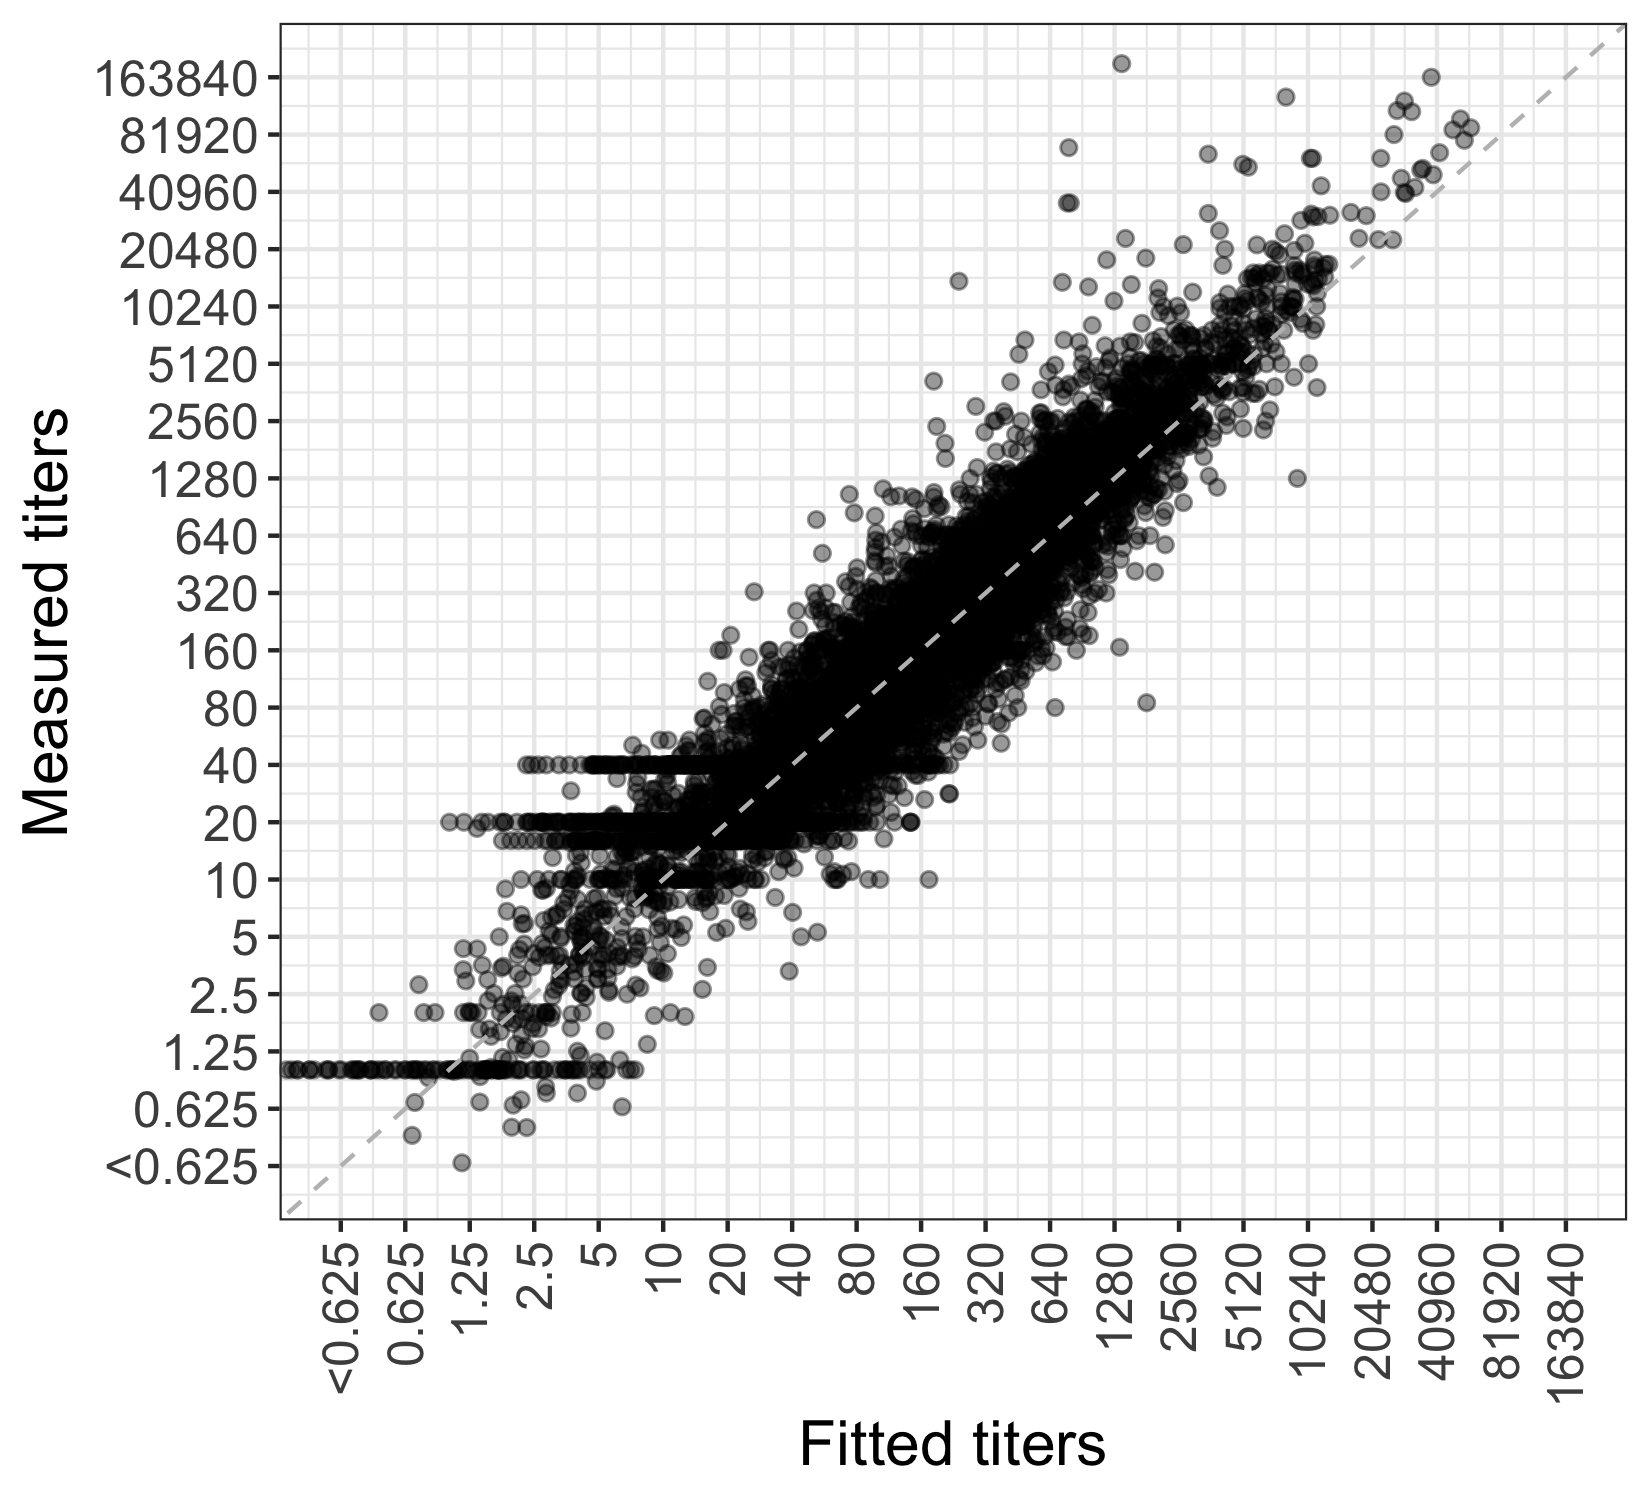

The R source for this figure:

rm(list = ls())
library(Racmacs)
library(tidyverse)

source('code/functions/map_longinfo.R')
source('code/functions/diagnostics.R')
source('code/functions/imputation.R')
source('code/plotting/scales.R')

# Load the data
map <- read.acmap('data/merged_map/maps/merged_duplicated_antigens_only.ace')

residual_data <- residualErrorTable(map)

# Add antigen and sera info
residual_data %>% 
  left_join(long_ag_info(map), by = 'ag_num') %>%
  left_join(long_sr_info(map), by = 'sr_num') -> residual_data

residual_data$sr_group <- paste(residual_data$sr_group, 'sera', sep=' ')

# Plot the fitted against the measured titers as a scatter plot
residual_data %>%
  ggplot(
    aes(
      x = predicted_logtiter,
      y = measured_logtiter_upper
    )
  ) +
  geom_point(
    alpha = 0.4
  ) +
  theme_bw() +
  scale_x_continuous(
    breaks = -5:14,
    labels = c('<0.625', 2^(-4:14)*10)
  ) +
  scale_y_continuous(
    breaks = -5:14,
    labels = c('<0.625', 2^(-4:14)*10)
  ) +
  coord_cartesian(
    xlim = c(-5, 14),
    ylim = c(-5, 14)
  ) +
  ylab('Measured titers') + 
  xlab('Fitted titers') + 
  geom_abline(intercept = 0, lty=2, col = 'grey') + 
  theme(
    text = element_text(size=15),
    axis.text.x = element_text(angle = 90, hjust = 1, vjust = 0.5)
  ) 
ggsave('som_figures/fig_s55_map_vs_table_distances/fig_s55_map_vs_table_distances.png', width = 5.5, height = 5)

